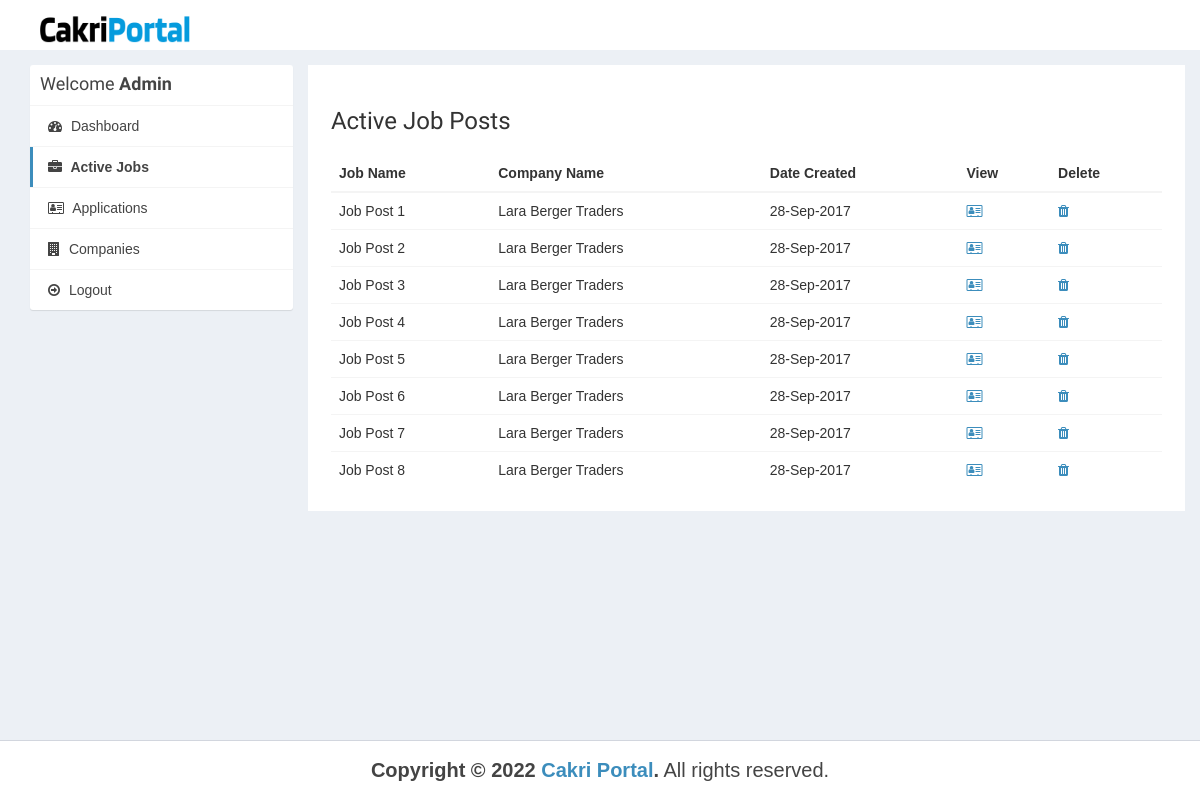
Before: /admin/active-jobs.php (signed in) with the older database file.
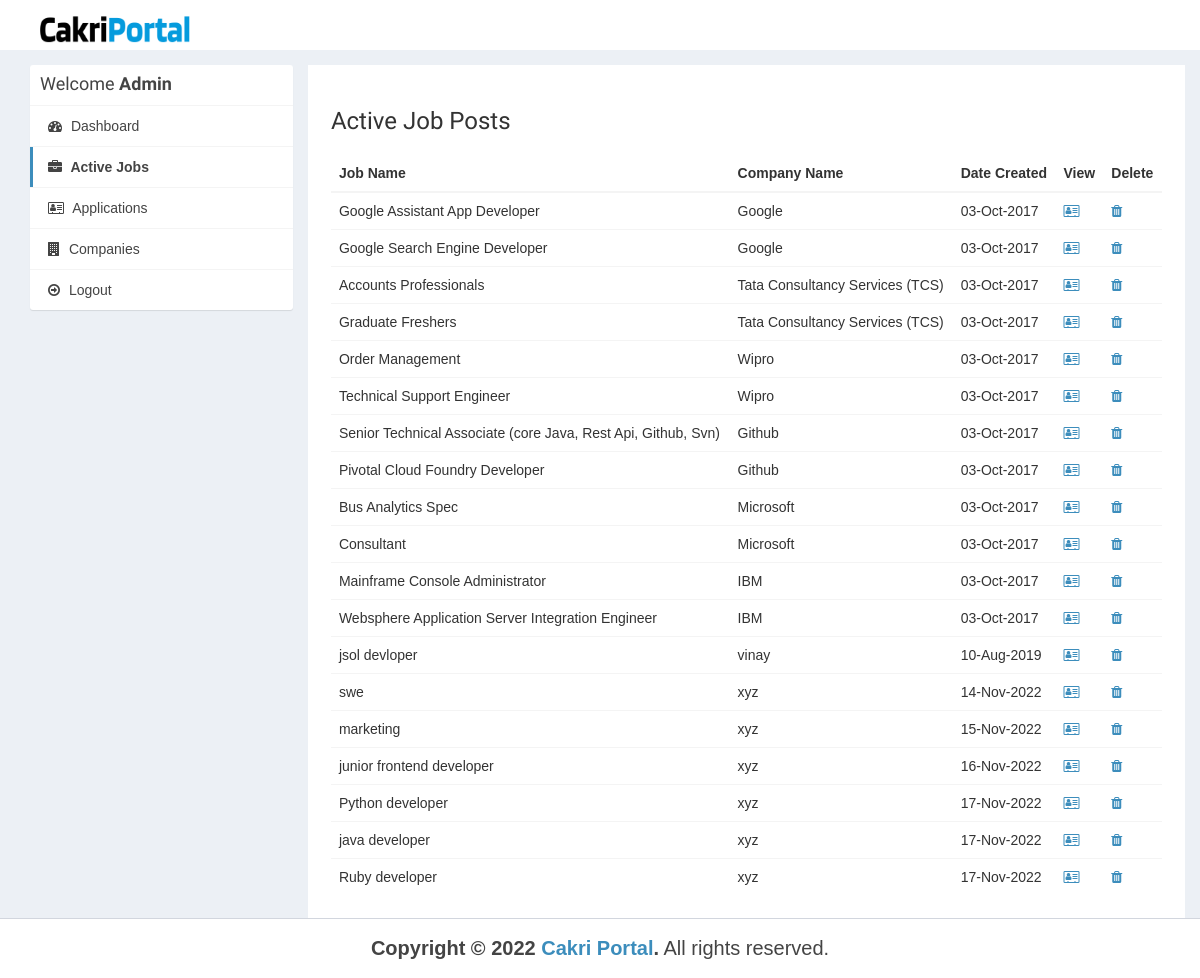
After: the same page with the newer database file.
### tables this page shows
CREATE TABLE IF NOT EXISTS `job_post` (
  `id_jobpost` int(11) NOT NULL AUTO_INCREMENT,
  `id_company` int(11) NOT NULL,
  `jobtitle` varchar(255) NOT NULL,
  `description` text NOT NULL,
  `minimumsalary` int(11) NOT NULL,
  `maximumsalary` int(11) NOT NULL,
  `experience` varchar(255) NOT NULL,
  `qualification` varchar(255) NOT NULL,
  `createdat` timestamp NOT NULL DEFAULT CURRENT_TIMESTAMP,
  `jobtype` varchar(255) NOT NULL,
  `onsite` varchar(255) NOT NULL,
  PRIMARY KEY (`id_jobpost`)
);

CREATE TABLE IF NOT EXISTS `company` (
  `id_company` int(11) NOT NULL AUTO_INCREMENT,
  `name` varchar(255) NOT NULL,
  `companyname` varchar(255) NOT NULL,
  `country` varchar(255) NOT NULL,
  `state` varchar(255) NOT NULL,
  `city` varchar(255) NOT NULL,
  `contactno` varchar(255) NOT NULL,
  `website` varchar(255) NOT NULL,
  `email` varchar(255) NOT NULL,
  `password` varchar(255) NOT NULL,
  `aboutme` varchar(255) DEFAULT NULL,
  `logo` varchar(255) NOT NULL,
  `createdAt` timestamp NOT NULL DEFAULT CURRENT_TIMESTAMP,
  `active` int(11) NOT NULL DEFAULT '2',
  PRIMARY KEY (`id_company`),
  UNIQUE KEY `email` (`email`)
);

### admin/active-jobs.php (the view, shortened to what this page needs)
<?php
require_once("../db.php");
?>
<!DOCTYPE html>
<html>
<head>
  <link rel="stylesheet" href="https://cdnjs.cloudflare.com/ajax/libs/twitter-bootstrap/3.3.7/css/bootstrap.min.css">
  <link rel="stylesheet" href="https://cdnjs.cloudflare.com/ajax/libs/font-awesome/4.7.0/css/font-awesome.min.css">
  <link rel="stylesheet" href="https://cdnjs.cloudflare.com/ajax/libs/ionicons/2.0.1/css/ionicons.min.css">
  <link rel="stylesheet" href="https://cdn.datatables.net/1.10.15/css/jquery.dataTables.min.css">
  <link rel="stylesheet" href="../css/AdminLTE.min.css">
  <link rel="stylesheet" href="../css/_all-skins.min.css">
  <link rel="stylesheet" href="../css/custom.css">
</head>
<body class="hold-transition skin-green sidebar-mini">
<div class="wrapper">
  <header class="main-header">
    <a href="index.php" class="logo logo-bg">
      <img class='cakri-logo' src="../img/CakriPortal.png" alt="">
    </a>
    <nav class="navbar navbar-static-top">
    </nav>
  </header>
  <div class="content-wrapper" style="margin-left: 0px;">
    <section id="candidates" class="content-header">
      <div class="container">
        <div class="row">
          <div class="col-md-3">
            <div class="box box-solid">
              <div class="box-header with-border">
                <h3 class="box-title">Welcome <b>Admin</b></h3>
              </div>
              <div class="box-body no-padding">
                <ul class="nav nav-pills nav-stacked">
                  <li><a href="dashboard.php"><i class="fa fa-dashboard"></i> Dashboard</a></li>
                  <li class="active"><a href="active-jobs.php"><i class="fa fa-briefcase"></i> Active Jobs</a></li>
                  <li><a href="applications.php"><i class="fa fa-address-card-o"></i> Applications</a></li>
                  <li><a href="companies.php"><i class="fa fa-building"></i> Companies</a></li>
                  <li><a href="../logout.php"><i class="fa fa-arrow-circle-o-right"></i> Logout</a></li>
                </ul>
              </div>
            </div>
          </div>
          <div class="col-md-9 bg-white padding-2">
            <h3>Active Job Posts</h3>
            <div class="row margin-top-20">
              <div class="col-md-12">
                <div class="box-body table-responsive no-padding">
                  <table id="example2" class="table table-hover">
                    <thead>
                      <th>Job Name</th>
                      <th>Company Name</th>
                      <th>Date Created</th>
                      <th>View</th>
                      <th>Delete</th>
                    </thead>
                    <tbody>
                      <?php
                      $sql = "SELECT job_post.*, company.companyname FROM job_post INNER JOIN company ON job_post.id_company=company.id_company";
                      $result = $conn->query($sql);
                      if($result->num_rows > 0) {
                        while($row = $result->fetch_assoc()) {
                      ?>
                      <tr>
                        <td><?php echo $row['jobtitle']; ?></td>
                        <td><?php echo $row['companyname']; ?></td>
                        <td><?php echo date("d-M-Y", strtotime($row['createdat'])); ?></td>
                        <td><a href="view-job-post.php?id=<?php echo $row['id_jobpost']; ?>"><i class="fa fa-address-card-o"></i></a></td>
                        <td><a href="delete-job-post.php?id=<?php echo $row['id_jobpost']; ?>"><i class="fa fa-trash"></i></a></td>
                      </tr>
                            <?php
                        }
                      }
                    ?>
                    </tbody>
                  </table>
                </div>
              </div>
            </div>
          </div>
        </div>
      </div>
    </section>
  </div>
  <footer class="main-footer" style="margin-left: 0px;">
  <div
    style="font-size:2rem !important;
    font-weight: 400 !important;
    "
    class="text-center">
      <strong>Copyright &copy; 2022 <a href="index.php">Cakri Portal</a>.</strong> All rights
    reserved.
    </div>
  </footer>
</div>
</body>
</html>

### css/custom.css (style rules this page uses)
.logo-bg { background-color: #ffffff !important; }
.margin-top-20 { margin-top: 20px; }
.padding-2 { padding: 2%; }
.bg-white { background-color: #fff; }

Changed rows visible on the page:
removed job_post: jobtitle "Job Post 1", id_company.companyname "Lara Berger Traders", createdat "28-Sep-2017"
removed job_post: jobtitle "Job Post 2", id_company.companyname "Lara Berger Traders", createdat "28-Sep-2017"
removed job_post: jobtitle "Job Post 3", id_company.companyname "Lara Berger Traders", createdat "28-Sep-2017"
removed job_post: jobtitle "Job Post 4", id_company.companyname "Lara Berger Traders", createdat "28-Sep-2017"
removed job_post: jobtitle "Job Post 5", id_company.companyname "Lara Berger Traders", createdat "28-Sep-2017"
removed job_post: jobtitle "Job Post 6", id_company.companyname "Lara Berger Traders", createdat "28-Sep-2017"
removed job_post: jobtitle "Job Post 7", id_company.companyname "Lara Berger Traders", createdat "28-Sep-2017"
removed job_post: jobtitle "Job Post 8", id_company.companyname "Lara Berger Traders", createdat "28-Sep-2017"
added job_post: jobtitle "Google Assistant App Developer", id_company.companyname "Google", createdat "03-Oct-2017"
added job_post: jobtitle "Google Search Engine Developer", id_company.companyname "Google", createdat "03-Oct-2017"
added job_post: jobtitle "Accounts Professionals", id_company.companyname "Tata Consultancy Services (TCS)", createdat "03-Oct-2017"
added job_post: jobtitle "Graduate Freshers", id_company.companyname "Tata Consultancy Services (TCS)", createdat "03-Oct-2017"
added job_post: jobtitle "Order Management", id_company.companyname "Wipro", createdat "03-Oct-2017"
added job_post: jobtitle "Technical Support Engineer", id_company.companyname "Wipro", createdat "03-Oct-2017"
added job_post: jobtitle "Senior Technical Associate (core Java, Rest Api, Github, Svn)", id_company.companyname "Github", createdat "03-Oct-2017"
added job_post: jobtitle "Pivotal Cloud Foundry Developer", id_company.companyname "Github", createdat "03-Oct-2017"
added job_post: jobtitle "Bus Analytics Spec", id_company.companyname "Microsoft", createdat "03-Oct-2017"
added job_post: jobtitle "Consultant", id_company.companyname "Microsoft", createdat "03-Oct-2017"
added job_post: jobtitle "Mainframe Console Administrator", id_company.companyname "IBM", createdat "03-Oct-2017"
added job_post: jobtitle "Websphere Application Server Integration Engineer", id_company.companyname "IBM", createdat "03-Oct-2017"
added job_post: jobtitle "jsol devloper", id_company.companyname "vinay", createdat "10-Aug-2019"
added job_post: jobtitle "swe", id_company.companyname "xyz", createdat "14-Nov-2022"
added job_post: jobtitle "marketing", id_company.companyname "xyz", createdat "15-Nov-2022"
added job_post: jobtitle "junior frontend developer", id_company.companyname "xyz", createdat "16-Nov-2022"
added job_post: jobtitle "Python developer", id_company.companyname "xyz", createdat "17-Nov-2022"
added job_post: jobtitle "java developer", id_company.companyname "xyz", createdat "17-Nov-2022"
added job_post: jobtitle "Ruby developer", id_company.companyname "xyz", createdat "17-Nov-2022"
